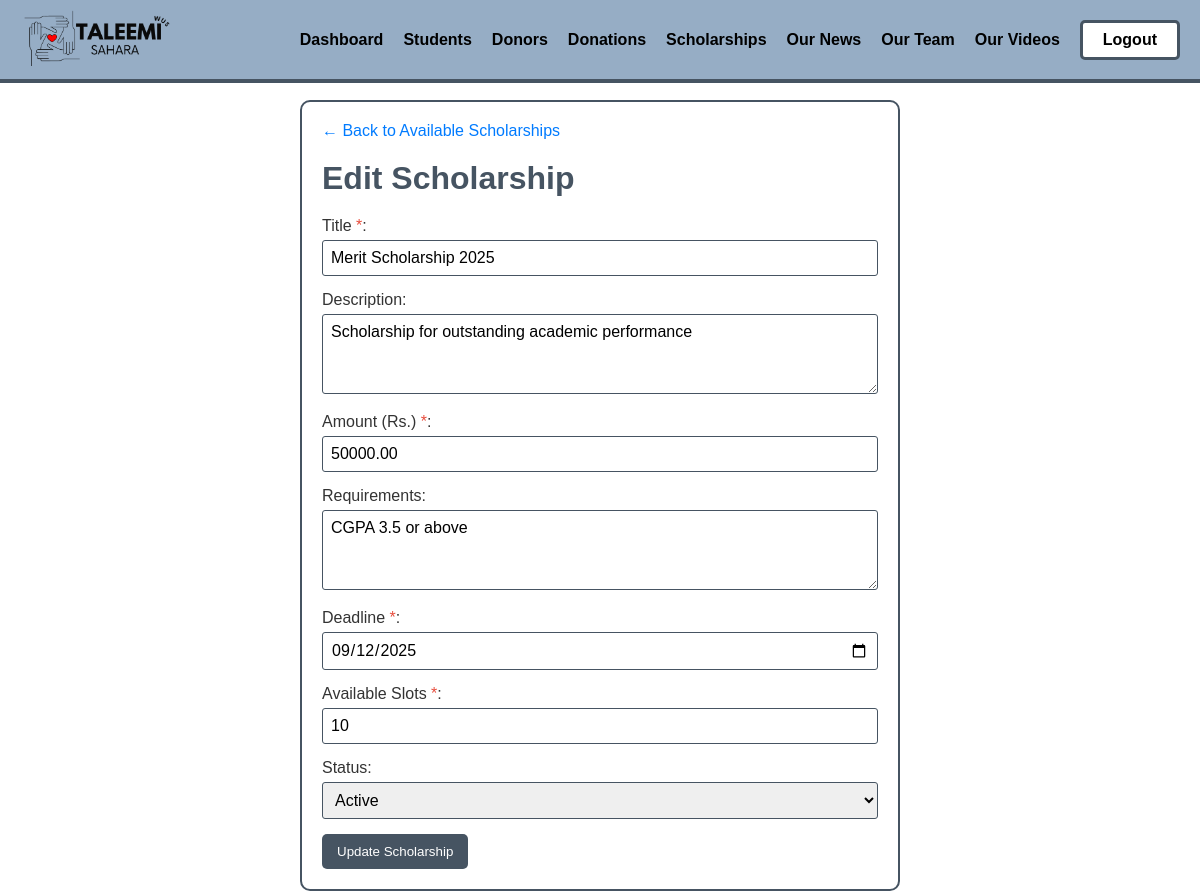
/admin/edit_scholarship.php?id=2 (signed in), run on the app's committed database.
### tables this page shows
CREATE TABLE `scholarships` (
  `id` int(11) NOT NULL,
  `title` varchar(255) NOT NULL,
  `description` text DEFAULT NULL,
  `amount` decimal(10,2) NOT NULL,
  `requirements` text DEFAULT NULL,
  `deadline` date NOT NULL,
  `available_slots` int(11) NOT NULL DEFAULT 1,
  `status` enum('active','inactive') DEFAULT 'active',
  `created_at` timestamp NOT NULL DEFAULT current_timestamp()
);

### admin/edit_scholarship.php (the view, shortened to what this page needs)
<?php
require_once '../config/database.php';
$scholarship_id = intval($_GET['id']);
$stmt = $conn->prepare("SELECT * FROM scholarships WHERE id = ?");
$stmt->bind_param("i", $scholarship_id);
$stmt->execute();
$result = $stmt->get_result();
$scholarship = $result->fetch_assoc();
?>
<!DOCTYPE html>
<html lang="en">
<head>
    <link rel="stylesheet" href="../css/font.css">
    <link rel="stylesheet" href="../css/general.css">
</head>
<body>
    <?php include '../components/admin-navbar.php'; ?>
    <div class="main animate-fade-in">
        <a href="available_scholarships.php" class="back-link">&larr; Back to Available Scholarships</a>
        <h1>Edit Scholarship</h1>
        <form method="POST" action="edit_scholarship.php?id=<?php echo $scholarship_id; ?>">
            <div class="form-group">
                <label for="title">Title <span class="required">*</span>:</label>
                <input type="text" id="title" name="title" required value="<?php echo htmlspecialchars($scholarship['title']); ?>">
            </div>
            <div class="form-group">
                <label for="description">Description:</label>
                <textarea id="description" name="description"><?php echo htmlspecialchars($scholarship['description']); ?></textarea>
            </div>
            <div class="form-group">
                <label for="amount">Amount (Rs.) <span class="required">*</span>:</label>
                <input type="number" id="amount" name="amount" step="1" min="1" required value="<?php echo htmlspecialchars($scholarship['amount']); ?>">
            </div>
            <div class="form-group">
                <label for="requirements">Requirements:</label>
                <textarea id="requirements" name="requirements"><?php echo htmlspecialchars($scholarship['requirements']); ?></textarea>
            </div>
            <div class="form-group">
                <label for="deadline">Deadline <span class="required">*</span>:</label>
                <input type="date" id="deadline" name="deadline" required value="<?php echo htmlspecialchars($scholarship['deadline']); ?>">
            </div>
            <div class="form-group">
                <label for="available_slots">Available Slots <span class="required">*</span>:</label>
                <input type="number" id="available_slots" name="available_slots" min="0" required value="<?php echo htmlspecialchars($scholarship['available_slots']); ?>">
            </div>
            <div class="form-group">
                <label for="status">Status:</label>
                <select id="status" name="status">
                    <option value="active" <?php if ($scholarship['status'] == 'active') echo 'selected'; ?>>Active</option>
                </select>
            </div>
            <button type="submit">Update Scholarship</button>
        </form>
    </div>
</body>
</html>

### admin/edit_scholarship.php (style rules this page uses)
body { font-family: 'Raleway', sans-serif; display: flex; flex-direction: column; gap: 100px; width: 100vw; }
.main { margin: 0px auto; max-width: 600px; width: 100%; padding: 20px; border: 2px solid #465462; margin-top: 100px; border-radius: 10px; background: #fff; }
h1 { color: #465462; margin-bottom: 20px; }
.form-group { margin-bottom: 15px; }
label { display: block; margin-bottom: 5px; font-weight: 500; color: #333; }
input[type="text"], input[type="number"], input[type="date"], select, textarea { width: 100%; padding: 8px; box-sizing: border-box; font-size: 1rem; border: 1.5px solid #465462; border-radius: 3px; }
textarea { resize: vertical; min-height: 80px; }
button { padding: 10px 15px; background-color: #465462; color: white; border: none; cursor: pointer; font-weight: 500; border-radius: 5px; transition: background-color 0.3s; }
.required { color: #e74c3c; }
.back-link { display: inline-block; margin-bottom: 20px; color: #007bff; text-decoration: none; }

### components/admin-navbar.php (style rules this page uses)
* { box-sizing: border-box; padding: 0; margin: 0; font-family: "Raleway", sans-serif; }

### data on the page
scholarships: title "Merit Scholarship 2025", description "Scholarship for outstanding academic performance", amount "50000.00", requirements "CGPA 3.5 or above", deadline "09/12/2025", available_slots "10", status "Active"
